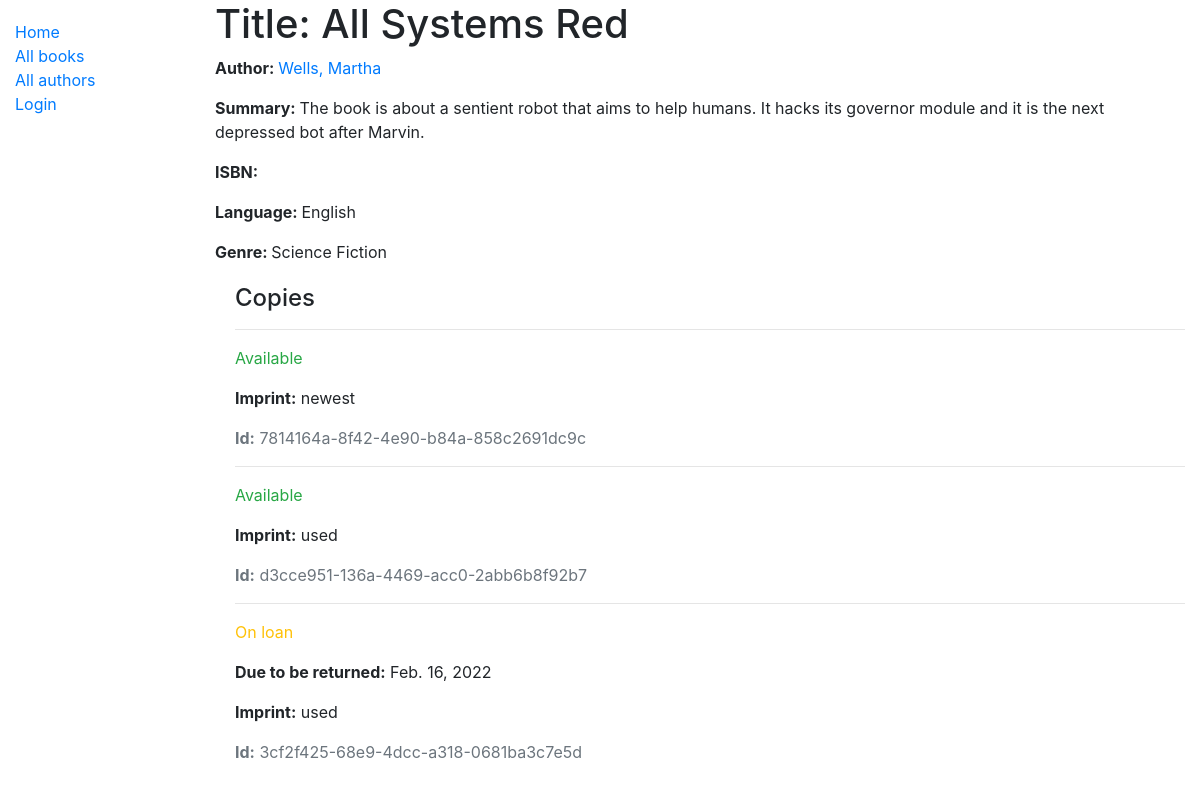
/catalog/books/1, run on the app's committed database.
### catalog/models.py (models this page shows, shortened)
class Book(models.Model):
	title = models.CharField(max_length=200)
	author = models.ForeignKey('Author', on_delete=models.SET_NULL, null=True)
	summary = models.TextField(max_length=1000, help_text="Enter a brief description of the book")
	isbn = models.CharField('ISBN', max_length=13, unique=True, help_text='13 Character <a href="https://www.isbn-international.org/content/what-isbn">ISBN number</a>')
	genre = models.ManyToManyField(Genre, help_text="Select a genre for this book")
	language = models.ForeignKey(Language, on_delete=models.SET_NULL, null=True)
	def display_genre(self):
		return ', '.join(genre.name for genre in self.genre.all()[:3])
	display_genre.short_description = 'Genre'

class Author(models.Model):
	first_name = models.CharField(max_length=100)
	last_name = models.CharField(max_length=100)
	date_of_birth = models.DateField(null=True, blank=True)
	date_of_death = models.DateField('Died', null=True, blank=True)
	class Meta:
		ordering = ['last_name', 'first_name']
	def __str__(self):
		return f'{self.last_name}, {self.first_name}'

class Language(models.Model):
	name = models.CharField(max_length=50, help_text="Enter the book's language")
	def __str__(self):
		return self.name

class Genre(models.Model):
	name = models.CharField(max_length=200, help_text='Enter a book genre (e.g. Science Fiction)')
	def __str__(self):
		return self.name

class BookInstance(models.Model):
	id = models.UUIDField(primary_key=True, default=uuid.uuid4, help_text="Unique ID for this book in the entire library")
	book = models.ForeignKey(Book, on_delete=models.RESTRICT, null=True)
	imprint = models.CharField(max_length=200)
	due_back = models.DateField(null=True, blank=True)
	borrower = models.ForeignKey(User, on_delete=models.SET_NULL, null=True, blank=True)
	LOAN_STATUS = (
        ('m', 'Maintenance'),
        ('o', 'On loan'),
        ('a', 'Available'),
        ('r', 'Reserved'),
    )
	status = models.CharField(max_length=1, choices=LOAN_STATUS, blank=True, default="m", help_text="Book availability")
	class Meta:
		ordering = ['due_back']

### catalog/views.py (the view)
# urls.py: path('books/<int:pk>', views.BookDetailView.as_view(), name="book-detail"),
class BookDetailView(generic.DetailView):
    model = Book

### catalog/templates/catalog/book_detail.html
{% extends "base_generic.html" %}
{% block content %}
<h1>Title: {{book.title}}</h1>
<p><strong>Author: </strong><a href="">{{book.author}}</a></p>
<p><strong>Summary: </strong>{{book.summary}}</p>
<p><strong>ISBN: </strong>{{book.ISBN}}</p>
<p><strong>Language: </strong>{{book.language}}</p>
<p><strong>Genre: </strong>{{book.genre.all|join:", "}}</p>
<div style="margin-left:20px;margin-top:20px">
    <h4>Copies</h4>
    {% for copy in book.bookinstance_set.all %}
        <hr>
        <p class="{% if copy.status == 'a' %}text-success{% elif copy.status == 'm' %}test-danger{% else %}text-warning{% endif %}">
            {{ copy.get_status_display }}
        </p>
        {% if copy.status != 'a' %}
            <p><strong>Due to be returned:</strong> {{ copy.due_back }}</p>
        {% endif %}
        <p><strong>Imprint:</strong> {{ copy.imprint }}</p>
        <p class="text-muted"><strong>Id:</strong> {{ copy.id }}</p>
    {% endfor %}
</div>
{% endblock %}

### data on the page
Book: title "All Systems Red", author "Wells, Martha", summary "The book is about a sentient robot that aims to help humans. It hacks its governor module and it is the next depressed bot after Marvin.", language "English", genre.all "Science Fiction"
BookInstance: status "Available", imprint "newest", id "7814164a-8f42-4e90-b84a-858c2691dc9c"
BookInstance: status "Available", imprint "used", id "d3cce951-136a-4469-acc0-2abb6b8f92b7"
BookInstance: status "On loan", due_back "Feb. 16, 2022", imprint "used", id "3cf2f425-68e9-4dcc-a318-0681ba3c7e5d"
